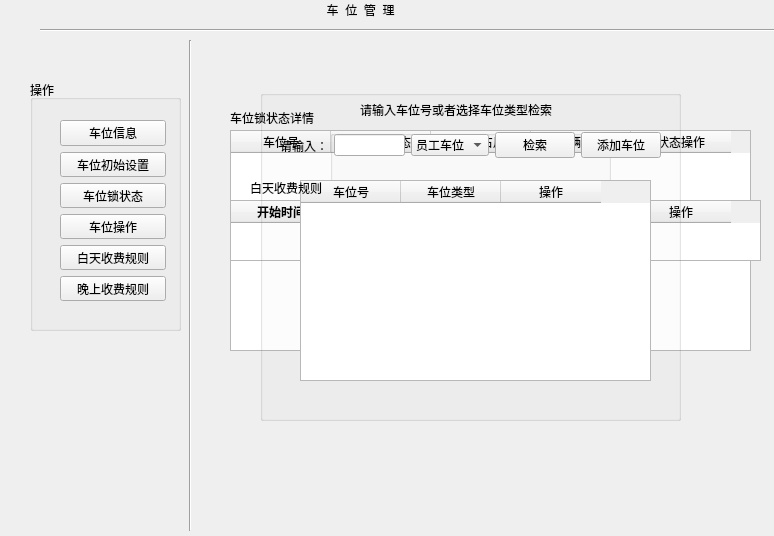
<?xml version="1.0" encoding="UTF-8"?>
<ui version="4.0">
 <class>seat</class>
 <widget class="QWidget" name="seat">
  <property name="geometry">
   <rect>
    <x>0</x>
    <y>0</y>
    <width>774</width>
    <height>536</height>
   </rect>
  </property>
  <property name="windowTitle">
   <string>Form</string>
  </property>
  <widget class="Line" name="line">
   <property name="geometry">
    <rect>
     <x>40</x>
     <y>20</y>
     <width>751</width>
     <height>20</height>
    </rect>
   </property>
   <property name="orientation">
    <enum>Qt::Horizontal</enum>
   </property>
  </widget>
  <widget class="Line" name="line_2">
   <property name="geometry">
    <rect>
     <x>180</x>
     <y>40</y>
     <width>20</width>
     <height>491</height>
    </rect>
   </property>
   <property name="orientation">
    <enum>Qt::Vertical</enum>
   </property>
  </widget>
  <widget class="QGroupBox" name="groupBox">
   <property name="geometry">
    <rect>
     <x>30</x>
     <y>80</y>
     <width>151</width>
     <height>251</height>
    </rect>
   </property>
   <property name="title">
    <string>操作</string>
   </property>
   <widget class="QWidget" name="verticalLayoutWidget">
    <property name="geometry">
     <rect>
      <x>30</x>
      <y>40</y>
      <width>106</width>
      <height>181</height>
     </rect>
    </property>
    <layout class="QVBoxLayout" name="verticalLayout">
     <item>
      <widget class="QPushButton" name="pushButton_4">
       <property name="text">
        <string>车位信息</string>
       </property>
      </widget>
     </item>
     <item>
      <widget class="QPushButton" name="pushButton">
       <property name="text">
        <string>车位初始设置</string>
       </property>
      </widget>
     </item>
     <item>
      <widget class="QPushButton" name="pushButton_2">
       <property name="text">
        <string>车位锁状态</string>
       </property>
      </widget>
     </item>
     <item>
      <widget class="QPushButton" name="pushButton_3">
       <property name="text">
        <string>车位操作</string>
       </property>
      </widget>
     </item>
     <item>
      <widget class="QPushButton" name="pushButton_9">
       <property name="text">
        <string>白天收费规则</string>
       </property>
      </widget>
     </item>
     <item>
      <widget class="QPushButton" name="pushButton_10">
       <property name="text">
        <string>晚上收费规则</string>
       </property>
      </widget>
     </item>
    </layout>
   </widget>
  </widget>
  <widget class="QLabel" name="label">
   <property name="geometry">
    <rect>
     <x>190</x>
     <y>60</y>
     <width>601</width>
     <height>351</height>
    </rect>
   </property>
   <property name="text">
    <string/>
   </property>
  </widget>
  <widget class="QTableWidget" name="tableWidget_3">
   <property name="geometry">
    <rect>
     <x>230</x>
     <y>130</y>
     <width>521</width>
     <height>221</height>
    </rect>
   </property>
   <column>
    <property name="text">
     <string>车位号</string>
    </property>
   </column>
   <column>
    <property name="text">
     <string>车位锁状态</string>
    </property>
   </column>
   <column>
    <property name="text">
     <string>车辆占用</string>
    </property>
   </column>
   <column>
    <property name="text">
     <string>车辆类型</string>
    </property>
   </column>
   <column>
    <property name="text">
     <string>状态操作</string>
    </property>
   </column>
  </widget>
  <widget class="QTableWidget" name="tableWidget_2">
   <property name="geometry">
    <rect>
     <x>340</x>
     <y>190</y>
     <width>301</width>
     <height>91</height>
    </rect>
   </property>
   <row>
    <property name="text">
     <string>已占车位（个）</string>
    </property>
   </row>
   <row>
    <property name="text">
     <string>空闲车位（个）</string>
    </property>
   </row>
   <column>
    <property name="text">
     <string>内部车位</string>
    </property>
   </column>
   <column>
    <property name="text">
     <string>外部车位</string>
    </property>
   </column>
   <item row="0" column="1">
    <property name="text">
     <string/>
    </property>
   </item>
  </widget>
  <widget class="QGroupBox" name="groupBox_3">
   <property name="geometry">
    <rect>
     <x>330</x>
     <y>130</y>
     <width>281</width>
     <height>221</height>
    </rect>
   </property>
   <property name="title">
    <string/>
   </property>
   <widget class="QWidget" name="gridLayoutWidget">
    <property name="geometry">
     <rect>
      <x>20</x>
      <y>50</y>
      <width>238</width>
      <height>121</height>
     </rect>
    </property>
    <layout class="QGridLayout" name="gridLayout_2">
     <item row="0" column="0">
      <widget class="QLabel" name="label_3">
       <property name="text">
        <string>内部车辆数：</string>
       </property>
      </widget>
     </item>
     <item row="0" column="1">
      <widget class="QLineEdit" name="lineEdit_2"/>
     </item>
     <item row="1" column="0">
      <widget class="QLabel" name="label_4">
       <property name="text">
        <string>外部车辆数：</string>
       </property>
      </widget>
     </item>
     <item row="1" column="1">
      <widget class="QLineEdit" name="lineEdit_3"/>
     </item>
     <item row="2" column="1">
      <layout class="QHBoxLayout" name="horizontalLayout_2">
       <item>
        <widget class="QPushButton" name="pushButton_6">
         <property name="text">
          <string>确  定</string>
         </property>
        </widget>
       </item>
       <item>
        <widget class="QPushButton" name="pushButton_5">
         <property name="text">
          <string>取  消</string>
         </property>
        </widget>
       </item>
      </layout>
     </item>
    </layout>
   </widget>
   <zorder>gridLayoutWidget</zorder>
   <zorder>groupBox_2</zorder>
  </widget>
  <widget class="QTableWidget" name="tableWidget">
   <property name="geometry">
    <rect>
     <x>230</x>
     <y>200</y>
     <width>531</width>
     <height>61</height>
    </rect>
   </property>
   <column>
    <property name="text">
     <string>开始时间</string>
    </property>
   </column>
   <column>
    <property name="text">
     <string>结束时间</string>
    </property>
   </column>
   <column>
    <property name="text">
     <string>价格/小时</string>
    </property>
   </column>
   <column>
    <property name="text">
     <string>第一个小时的价格</string>
    </property>
   </column>
   <column>
    <property name="text">
     <string>操作</string>
    </property>
   </column>
  </widget>
  <widget class="QTableWidget" name="tableWidget_5">
   <property name="geometry">
    <rect>
     <x>230</x>
     <y>200</y>
     <width>411</width>
     <height>61</height>
    </rect>
   </property>
   <column>
    <property name="text">
     <string>开始时间</string>
    </property>
    <property name="font">
     <font>
      <family>Castellar</family>
      <weight>75</weight>
      <italic>false</italic>
      <bold>true</bold>
      <strikeout>false</strikeout>
      <kerning>true</kerning>
     </font>
    </property>
    <property name="textAlignment">
     <set>AlignCenter</set>
    </property>
   </column>
   <column>
    <property name="text">
     <string>结束时间</string>
    </property>
   </column>
   <column>
    <property name="text">
     <string>价格/次</string>
    </property>
   </column>
   <column>
    <property name="text">
     <string>操作</string>
    </property>
   </column>
  </widget>
  <widget class="QLabel" name="label_6">
   <property name="geometry">
    <rect>
     <x>290</x>
     <y>10</y>
     <width>54</width>
     <height>12</height>
    </rect>
   </property>
   <property name="text">
    <string/>
   </property>
  </widget>
  <widget class="QLabel" name="label_7">
   <property name="geometry">
    <rect>
     <x>300</x>
     <y>0</y>
     <width>231</width>
     <height>20</height>
    </rect>
   </property>
   <property name="text">
    <string>        车  位  管  理</string>
   </property>
  </widget>
  <widget class="QGroupBox" name="groupBox_2">
   <property name="geometry">
    <rect>
     <x>260</x>
     <y>90</y>
     <width>421</width>
     <height>331</height>
    </rect>
   </property>
   <property name="title">
    <string/>
   </property>
   <widget class="QWidget" name="horizontalLayoutWidget_3">
    <property name="geometry">
     <rect>
      <x>20</x>
      <y>40</y>
      <width>381</width>
      <height>31</height>
     </rect>
    </property>
    <layout class="QHBoxLayout" name="horizontalLayout_3">
     <item>
      <widget class="QLabel" name="label_5">
       <property name="text">
        <string>请输入：</string>
       </property>
      </widget>
     </item>
     <item>
      <widget class="QLineEdit" name="lineEdit_4"/>
     </item>
     <item>
      <widget class="QComboBox" name="comboBox">
       <item>
        <property name="text">
         <string>员工车位</string>
        </property>
       </item>
       <item>
        <property name="text">
         <string>临时车位</string>
        </property>
       </item>
      </widget>
     </item>
     <item>
      <widget class="QPushButton" name="pushButton_8">
       <property name="text">
        <string>检索</string>
       </property>
      </widget>
     </item>
     <item>
      <widget class="QPushButton" name="pushButton_7">
       <property name="text">
        <string>添加车位</string>
       </property>
      </widget>
     </item>
    </layout>
   </widget>
   <widget class="QLabel" name="label_2">
    <property name="geometry">
     <rect>
      <x>100</x>
      <y>10</y>
      <width>231</width>
      <height>20</height>
     </rect>
    </property>
    <property name="text">
     <string>请输入车位号或者选择车位类型检索</string>
    </property>
   </widget>
   <widget class="QTableWidget" name="tableWidget_4">
    <property name="geometry">
     <rect>
      <x>40</x>
      <y>90</y>
      <width>351</width>
      <height>201</height>
     </rect>
    </property>
    <column>
     <property name="text">
      <string>车位号</string>
     </property>
    </column>
    <column>
     <property name="text">
      <string>车位类型</string>
     </property>
    </column>
    <column>
     <property name="text">
      <string>操作</string>
     </property>
    </column>
   </widget>
  </widget>
  <widget class="QLabel" name="label_8">
   <property name="geometry">
    <rect>
     <x>250</x>
     <y>180</y>
     <width>91</width>
     <height>16</height>
    </rect>
   </property>
   <property name="text">
    <string>白天收费规则</string>
   </property>
  </widget>
  <widget class="QLabel" name="label_9">
   <property name="geometry">
    <rect>
     <x>230</x>
     <y>110</y>
     <width>111</width>
     <height>16</height>
    </rect>
   </property>
   <property name="text">
    <string>车位锁状态详情</string>
   </property>
  </widget>
 </widget>
 <resources/>
 <connections/>
</ui>
